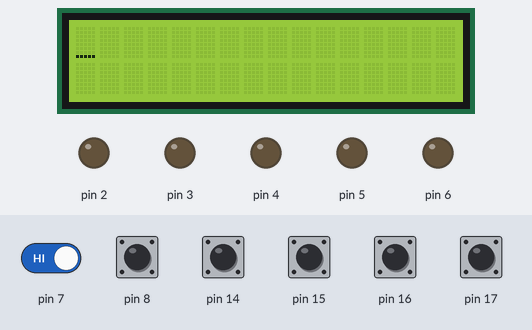
A sketch run on a simulated Arduino Uno, built with avr-gcc and run on an emulated ATmega328P. On the bench: 16×2 character LCD, output pins drawn as LEDs (lit = HIGH). Dashed ring = blinking. The inputs (shaded band) are chosen by the test bench; at power-on: pin 7, pin 8, pin 14–17 HIGH. What the sketch prints to the serial monitor is not drawn.

Above: at 1.2 s.
1.3 s: pin 14 pulled LOW for 1 s
At 3.2 s:
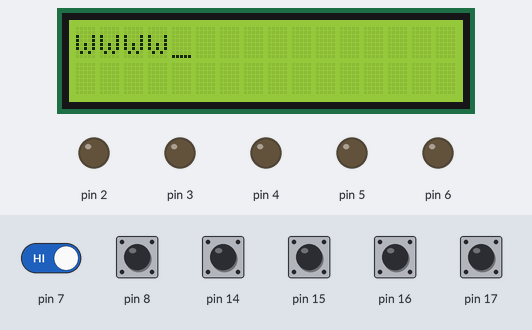
3.8 s: pin 8 pulled LOW for 0.25 s
At 4.5 s:
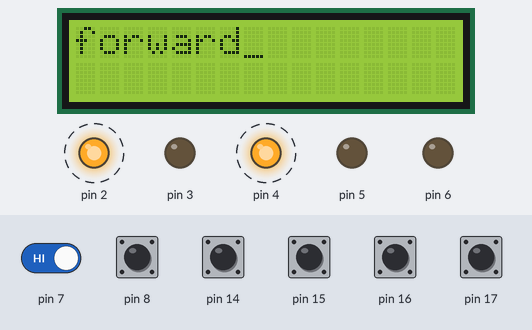
5.5 s: pin 7 driven LOW and pin 14 driven LOW
At 8.32 s:
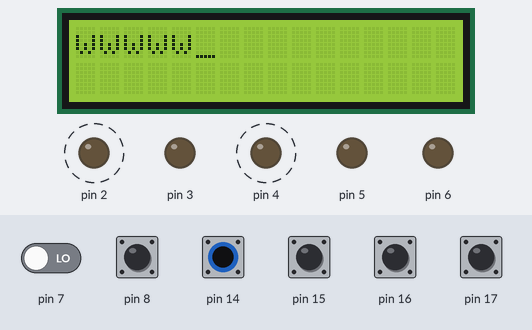
8.5 s: pin 14 driven HIGH
At 9.15 s:
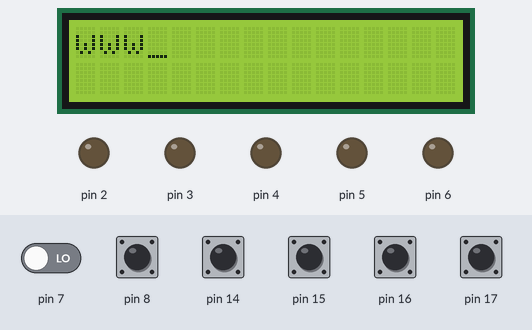
Timing chart, 0 to 11.5 s (numbered marks = the images above; inputs shaded):
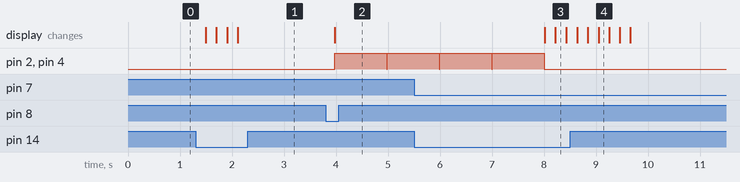

Measured:
- after the input at 1.3 s, the display: first changes after 0.20 s (image 1 shows a later state)
- after the input at 3.8 s, pin 2, pin 4: LOW → HIGH after 0.18 s, → LOW 1.0 s later, → HIGH 0.01 s later; the display: changes after 0.18 s (image 2)
- after the input at 5.5 s, the display: first differs from a run without the input after 2.7 s (image 3)
- after the input at 8.5 s, the display: first changes after 0.14 s (image 4 shows a later state)

The sketch:

robot.ino
```cpp
// импортировали библиотеки
#include <Arduino.h>
#include <Streaming.h>
#include <Vector.h>
#include <LiquidCrystal_I2C.h>

LiquidCrystal_I2C lcd(0x3F, 16, 2);
int A[7] = {0, 0, 0, 0, 0, 0, 0};

const int ELEMENT_COUNT_MAX = 10;
typedef Vector<char> Elements;
char storage_array[ELEMENT_COUNT_MAX];
Elements vector(storage_array);

void setup() {
  // put your setup code here, to run once:
  lcd.begin();
  lcd.backlight();
  lcd.setCursor(0, 0);
  lcd.cursor();
  lcd.print("go!");
  Serial.begin(9600);
  while (!Serial)
  {
  // wait for serial port to connect.
  }
  for (int i=14; i <=17; i++) pinMode(i, INPUT_PULLUP);
  for (int i=7; i <=8; i++) pinMode(i, INPUT_PULLUP);
  for (int i=2; i <=6; i++) pinMode(i, OUTPUT);
}

void loop() {
  // put your main code here, to run repeatedly:
  for (int i=14; i <=17; i++) A[i-14] = digitalRead(i);
  A[4] = digitalRead(7);
  A[5] = digitalRead(8);
  if (A[0] == 0)
  {vector.push_back('w');
  }else if(A[1] == 0)
  {vector.push_back('a');
  }else if(A[2] == 0)
  {vector.push_back('s');
  }else if(A[3] == 0)
  {vector.push_back('d');
  }else if(A[4] == 0)
  {vector.pop_back();
  }else if(A[5] == 0)
  { Run(vector);
  }
  Serial << vector << " " <<  vector.size() <<endl;
  lcd.clear();
  for (int i=0; i< vector.size(); i++)
  {
    lcd.print(vector[i]);
    }
  delay(200);

}
```

Running.ino
```cpp
void Run(Elements vector)
{

int n = vector.size();
  Serial << "Run " << n << " functions"<< endl;
  for (int i=0; i< n; i++)
  {
    switch (vector[i])
    {
      case 'w':
        forward();
        break;
      case 's':
        backward();
        break;
      case 'd':
        right();
        break;
      case 'a':
        left();
        break;
      case 'x':
        Stop();
        break;
    }
}
}
```

function.ino
```cpp
void Stop()
{
  //Serial << "Stop" << endl;
  digitalWrite(2, LOW);
  digitalWrite(3, LOW);
  digitalWrite(4, LOW);
  digitalWrite(5, LOW);
}

void forward()
{
 // Serial << "forward" << endl;
  lcd.clear();
  lcd.print("forward" );
  digitalWrite(2, HIGH);
  digitalWrite(3, LOW);
  digitalWrite(4, HIGH);
  digitalWrite(5, LOW);
  delay(1000);
  Stop();
}

void backward()
{
 // Serial << "backward" << endl;
  lcd.clear();
  lcd.print("backward");
  digitalWrite(2, LOW);
  digitalWrite(3, HIGH);
  digitalWrite(4, LOW);
  digitalWrite(5, HIGH);
  delay(1000);
  Stop();
}

void left()
{
  //Serial << "left" << endl;
  lcd.clear();
  lcd.print("left");
  digitalWrite(2, HIGH);
  digitalWrite(3, LOW);
  digitalWrite(4, LOW);
  digitalWrite(5, LOW);
  delay(1000);
  Stop();
}

void right()
{
 // Serial << "right" << endl;
  lcd.clear();
  lcd.print("right");
  digitalWrite(2, LOW);
  digitalWrite(3, LOW);
  digitalWrite(4, HIGH);
  digitalWrite(5, LOW);
  delay(1000);
  Stop();
}
```
